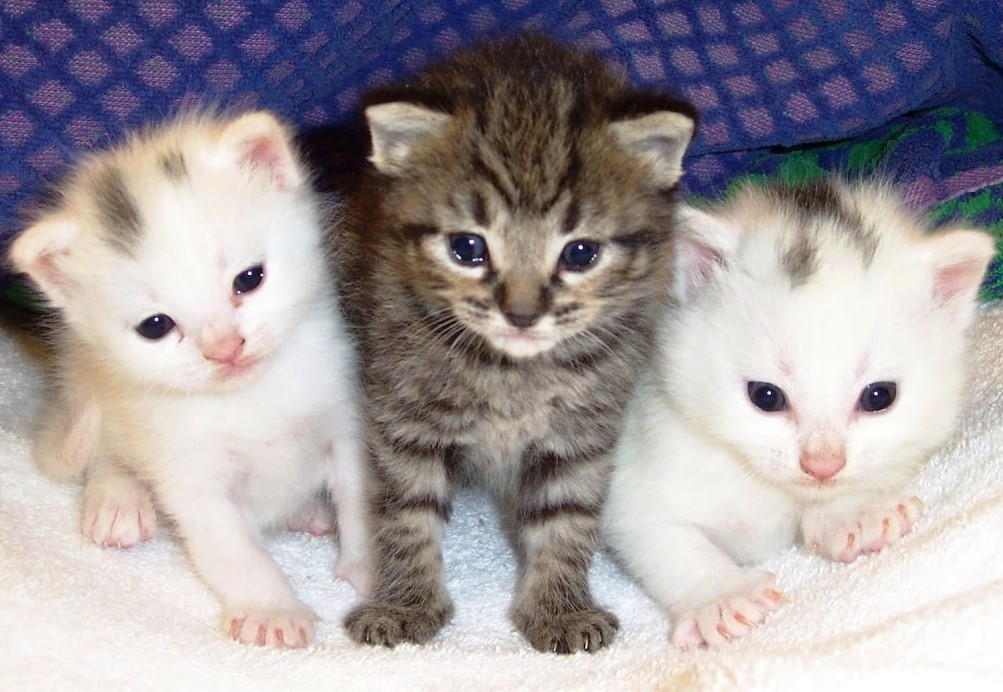
#> input picture Pics/cats3_1.jpg, 1003 x 692 px, found by its file name
$ python mask_img1.py
#> lines starting #> are read from the running program, lines starting #| are printed output that depends on the picture; after the words box and inside, x2 and y2 are one past the last pixel; in counts of white or black regions, pixels touching at a corner belong together
import cv2 as cv
import numpy as np
import matplotlib.pyplot as plt

img=cv.imread('Pics/cats3_1.JPG')
#> img is the input picture: shape (692, 1003, 3); mean B, G, R 157.7, 154.3, 160.8
cv.imshow('Image',img)
print(img.shape[:2])
#| (692, 1003)

res_img=cv.resize(img,(650,600),interpolation=cv.INTER_AREA)
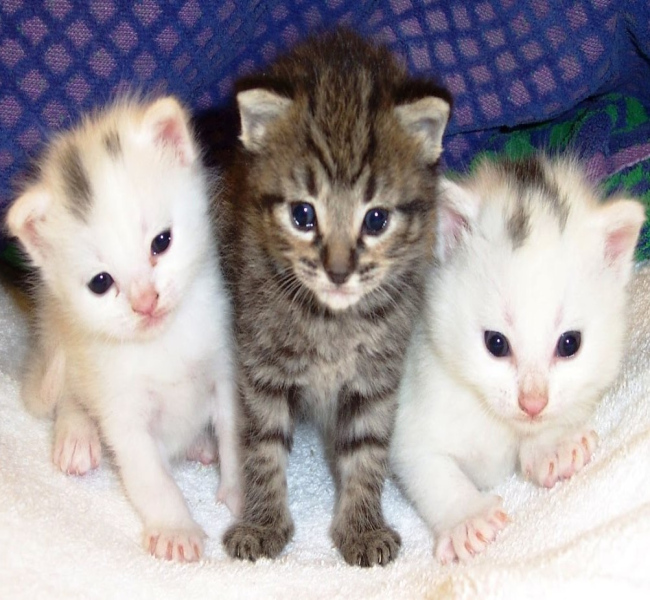
#> res_img: shape (600, 650, 3); mean B, G, R 157.7, 154.3, 160.8
cv.imshow('Resized image',res_img)

blank=np.zeros(res_img.shape[:2],'uint8')
cv.imshow('Blank image',blank)

cir_blank=cv.circle(blank,(blank.shape[1]//2,blank.shape[0]//2),200,255,-1)
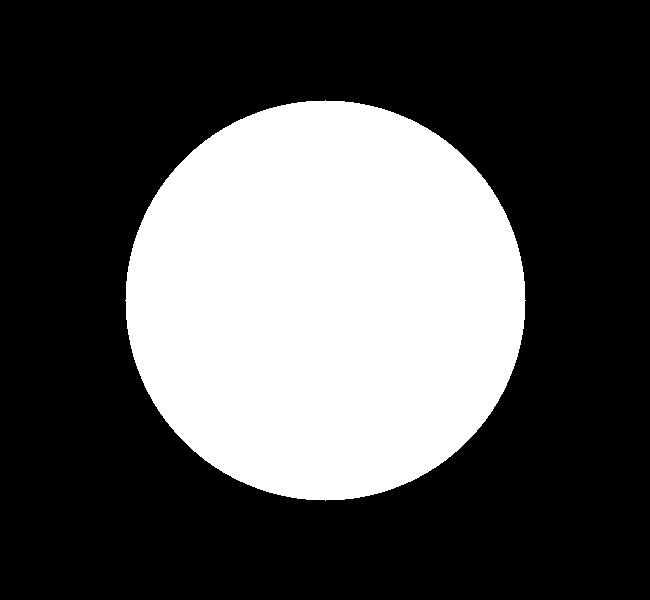
#> blank: shape (600, 650); 32.2% white; 1 white region, box (x1, y1, x2, y2) and area: (125, 100, 526, 501) 125629
cv.imshow('Circle on image',cir_blank)

mask_img=cv.bitwise_and(res_img,res_img,mask=cir_blank)
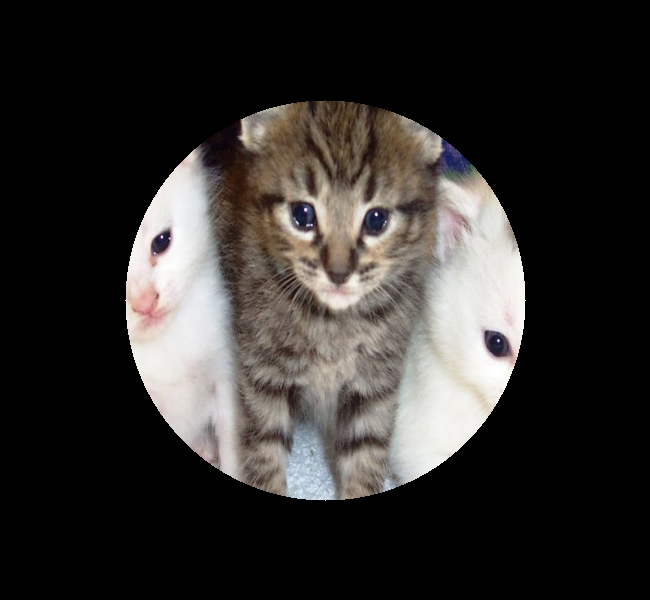
#> mask_img: shape (600, 650, 3); mean B, G, R 45.6, 47.6, 50.3
cv.imshow('Masked image',mask_img)

plt.figure()
plt.title("Histogram of masked image")
plt.xlabel("Pixel bins")
plt.ylabel("No. of pixels")
col=['b','g','r']
for i,c in enumerate(col):
    hist=cv.calcHist([res_img],[i],cir_blank,[256],[0,256])
    plt.plot(hist,color=c)
    plt.xlim([0,256])

plt.show()
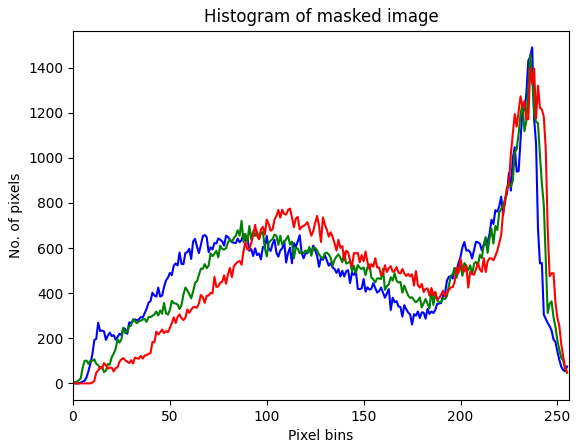
#> figure drawn by matplotlib, 1 panel; curve peaks at x = 237, y = 1490; curve peaks at x = 236, y = 1458; curve peaks at x = 236, y = 1399

cv.waitKey(0)

$ run again, with Pics/cats3.jpg copied over Pics/cats3_1.jpg
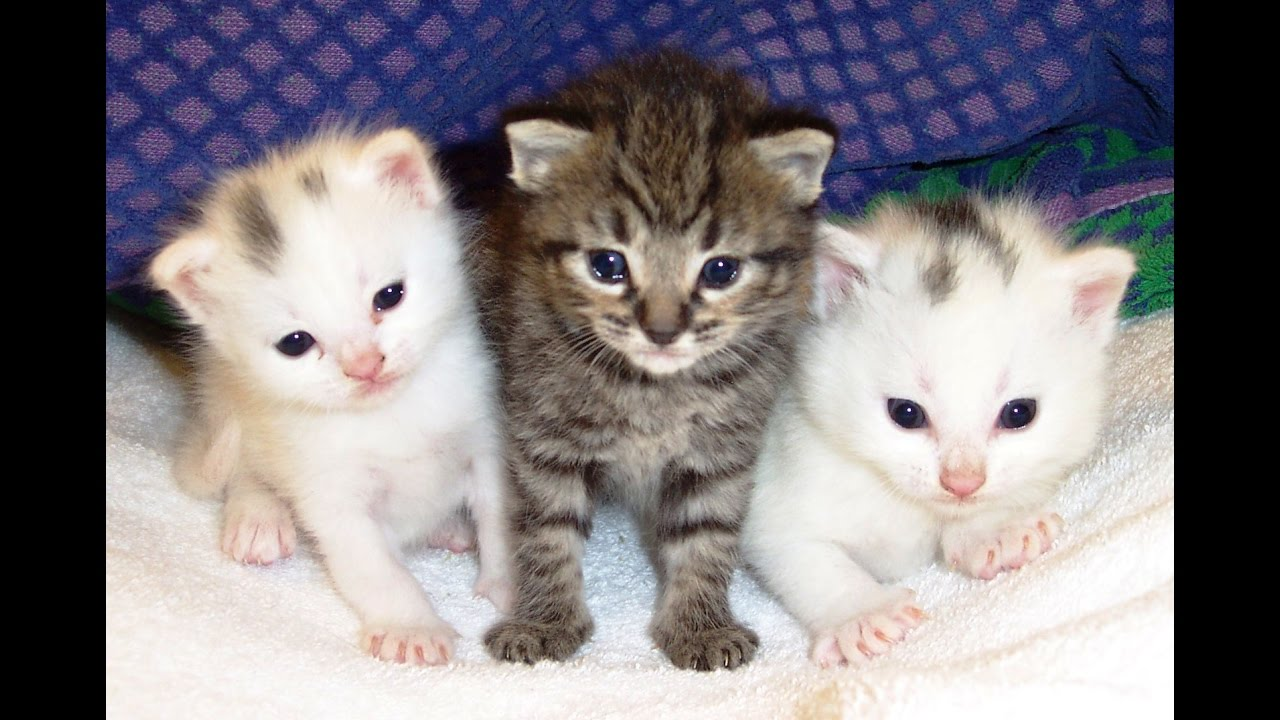
#> input picture Pics/cats3.jpg, 1280 x 720 px, found by its file name
#> img is the input picture: shape (720, 1280, 3); mean B, G, R 131.5, 127.4, 132.2
#| (720, 1280)
#> blank: shape (600, 650); 32.2% white; 1 white region, box (x1, y1, x2, y2) and area: (125, 100, 526, 501) 125629
#> `mask_img=cv.bitwise_and(res_img,res_img,mask=cir_blank)`:
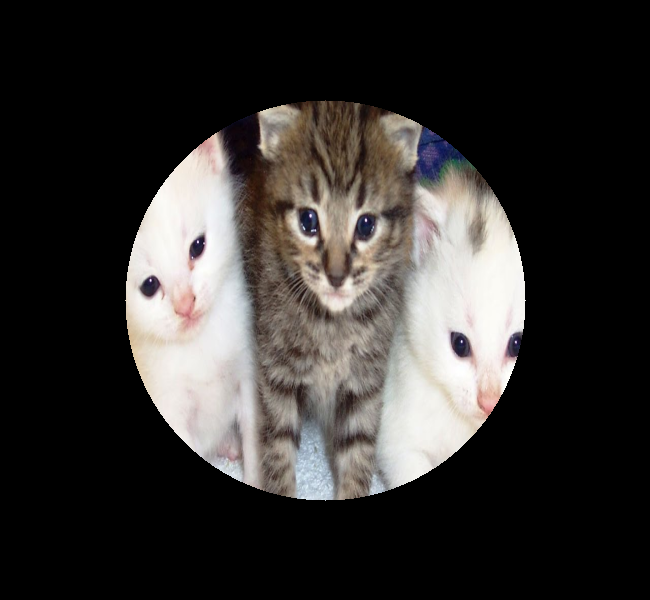
#> mask_img: shape (600, 650, 3); mean B, G, R 49.4, 51.2, 53.8
#> `plt.show()`:
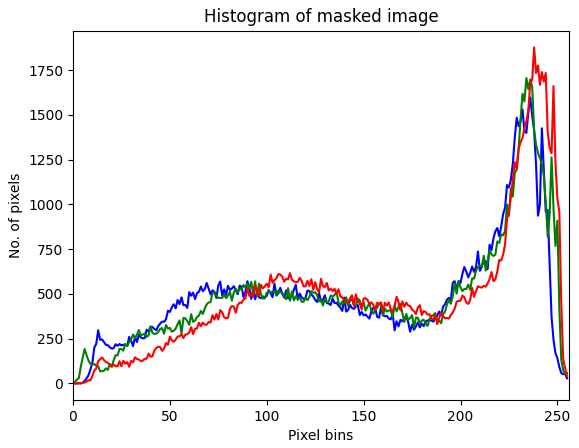
#> figure drawn by matplotlib, 1 panel; curve peaks at x = 236, y = 1597; curve peaks at x = 234, y = 1706; curve peaks at x = 238, y = 1877

$ run again, with Pics/cats4.jpg copied over Pics/cats3_1.jpg
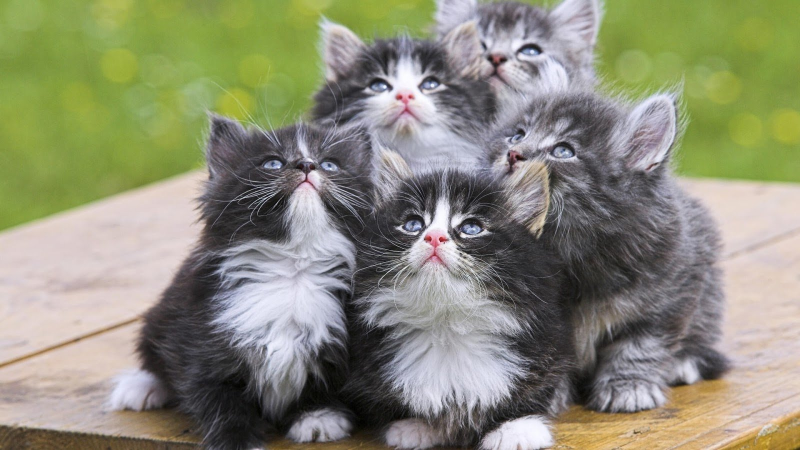
#> input picture Pics/cats4.jpg, 1600 x 900 px, found by its file name (shown at 1/2 size)
#> img is the input picture: shape (900, 1600, 3); mean B, G, R 119.8, 140.9, 140.3
#| (900, 1600)
#> blank: shape (600, 650); 32.2% white; 1 white region, box (x1, y1, x2, y2) and area: (125, 100, 526, 501) 125629
#> `mask_img=cv.bitwise_and(res_img,res_img,mask=cir_blank)`:
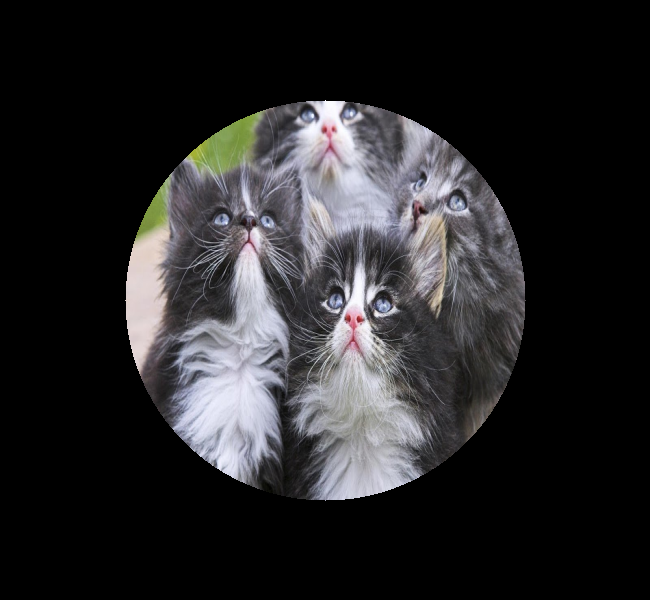
#> mask_img: shape (600, 650, 3); mean B, G, R 40.6, 39, 39.6
#> `plt.show()`:
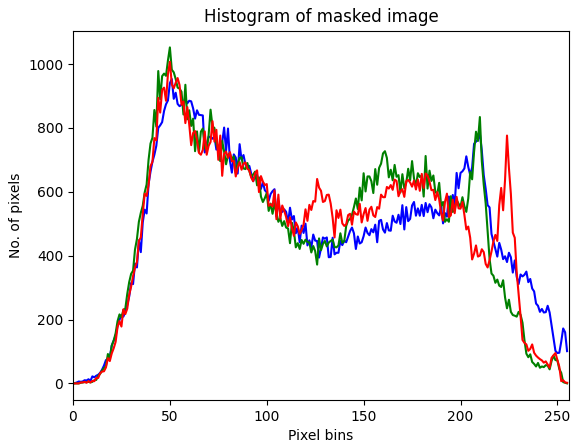
#> figure drawn by matplotlib, 1 panel; curve peaks at x = 51, y = 953; curve peaks at x = 50, y = 1052; curve peaks at x = 50, y = 1007
